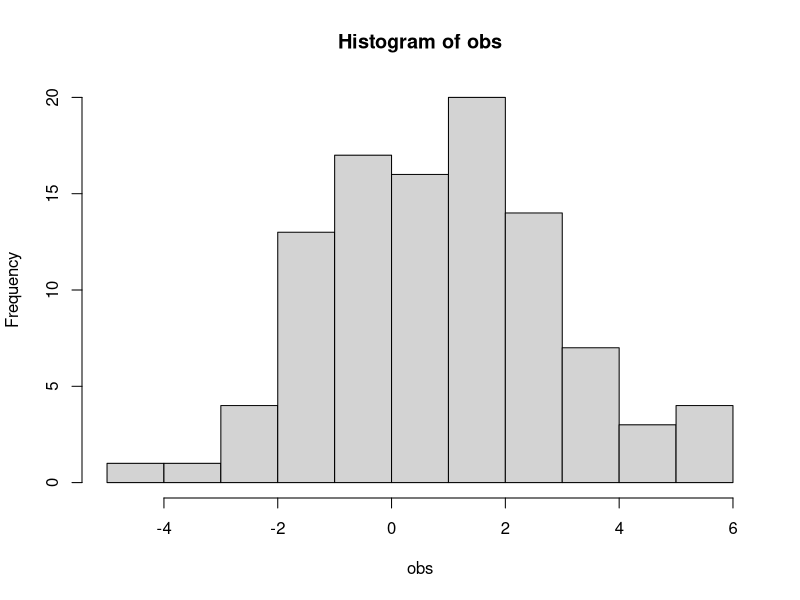
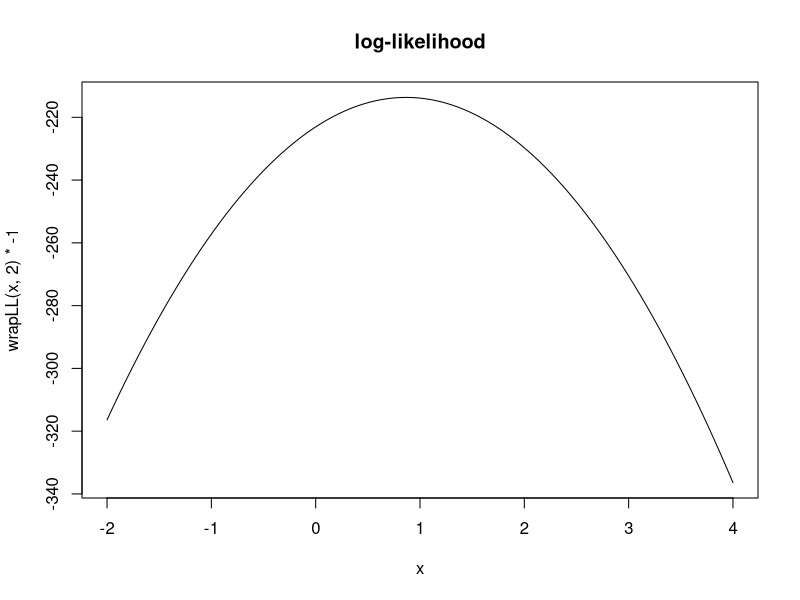
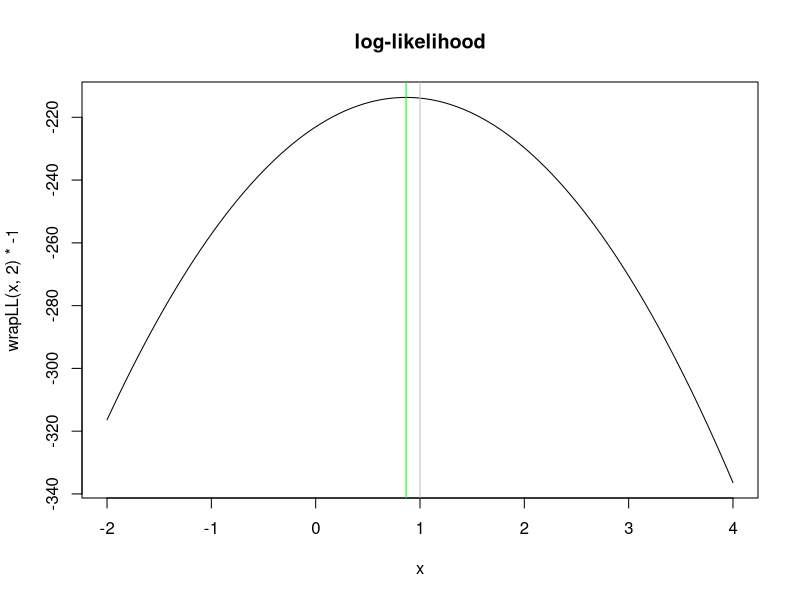
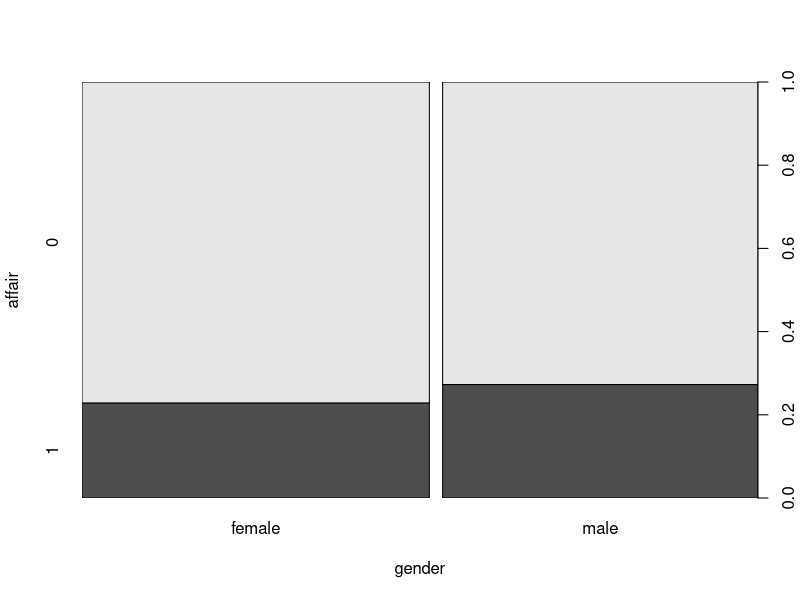
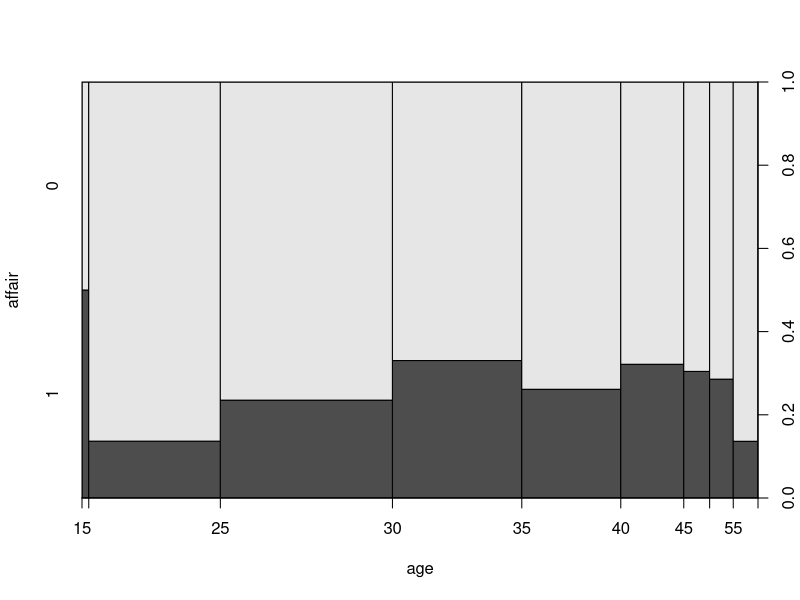
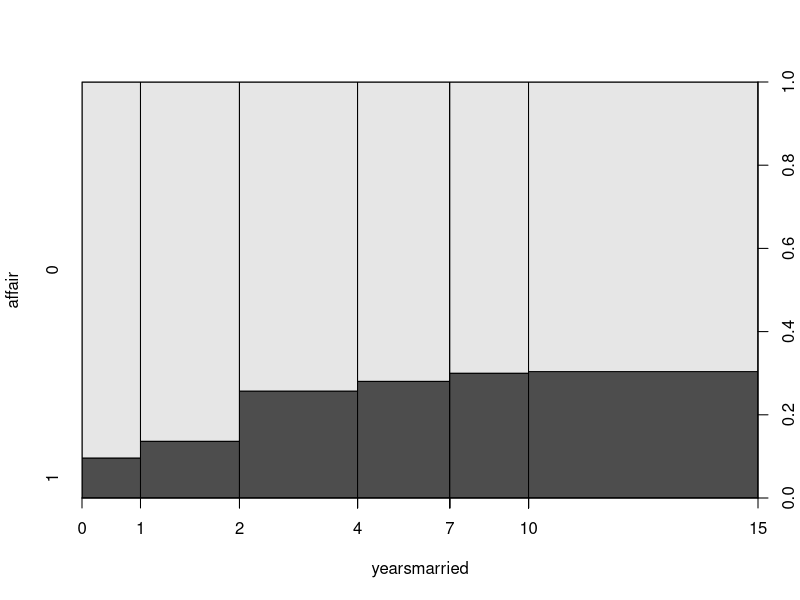

R code for these plots, in order:
## ---- chunk 1
set.seed(666)
N <- 100
obs <- rnorm(N, mean=1, sd=2)
mean(obs)
sd(obs)
## ---- chunk 2
hist(obs)
## ---- chunk 3
LL <- function(mu, sigma) {
     R = suppressWarnings(dnorm(obs, mu, sigma))
     return(-sum(log(R))) # negative b/c the stats4.mle() fn used below minimizes
 }
## ---- chunk 4

wrapLL <- function(mu_vector,sigma) {
  result = rep(NA,length(mu_vector))
  for (i in 1:length(mu_vector)) {
    result[i] = LL(mu_vector[i], sigma)
  }
  return(result)
}
curve(wrapLL(x, 2)*-1, from=-2, to=4, main="log-likelihood")
## ---- chunk 5
mle.results <- optimize(function(mu) {LL(mu, sigma=2)},
                        interval = c(0, 2),
                        maximum = FALSE) # our LL returns negative values
 
mle.results
## ---- chunk 6
curve(wrapLL(x, 2)*-1, from=-2, to=4, main="log-likelihood")
abline(v=mle.results$minimum, col="green")  #max. lik. estimate
abline(v=1, col="gray")   #true mean 
## ---- chunk 7
library(stats4)
mle(LL, start=list(mu=0.1, sigma=1))
## ---- chunk 8
library(AER)
data(Affairs)

Affairs$affair=as.factor(as.numeric(Affairs$affairs>0))
table(Affairs$affair)

Affairs = Affairs[ ,!(names(Affairs) %in% c("affairs"))] # drop column

with(Affairs, spineplot(gender,affair))
with(Affairs, spineplot(age,affair))
with(Affairs, spineplot(yearsmarried,affair))

summary(Affairs)
glm1 = glm(affair~age, data=Affairs, family=binomial()) 
summary(glm1) # NOT significant
glm2 = glm(affair~yearsmarried, data=Affairs, family=binomial())
summary(glm2) # significant
glm3 = glm(affair~yearsmarried+children, data=Affairs, family=binomial())
summary(glm3) # only significant at 0.05 level
glm4 = glm(affair~yearsmarried+religiousness, data=Affairs, family=binomial())
summary(glm4) # both significant
glm5 = glm(affair~yearsmarried+religiousness+education, data=Affairs, family=binomial())
summary(glm5) # education NOT significant
glm6 = glm(affair~yearsmarried+religiousness+occupation, data=Affairs, family=binomial())
summary(glm6) # occupation NOT significant
glm7 = glm(affair~yearsmarried+religiousness+rating, data=Affairs, family=binomial())
summary(glm7) # all 3 siginificant
glm8 = glm(affair~yearsmarried+religiousness+rating+age, data=Affairs, family=binomial())
summary(glm8)
glmA = glm(affair~., data=Affairs, family=binomial())
summary(glmA)

# if not setting test="Chisq" parameter, anova just returns a analysis of deviance table for GLMs
anova(glm2, glm4, glm7, glm7, glmA)

# single model test
anova(glm4, test="Chisq")
anova(glm7, test="Chisq")
anova(glm8, test="Chisq")
anova(glmA, test="Chisq")
summary(glmA)

# model comparison
anova(glm2, glm4, test="Chisq")
anova(glm4, glm7, test="Chisq")
anova(glm4, glm7, glm8, glmA, test="Chisq") # glmA is not significantly better than glm8

# => glm8 seems to be the best

require(MASS)
stepAll <- stepAIC(glmA)
stepAll$anova # display results 
summary(stepAll)

# => confirms glm8 to be best
